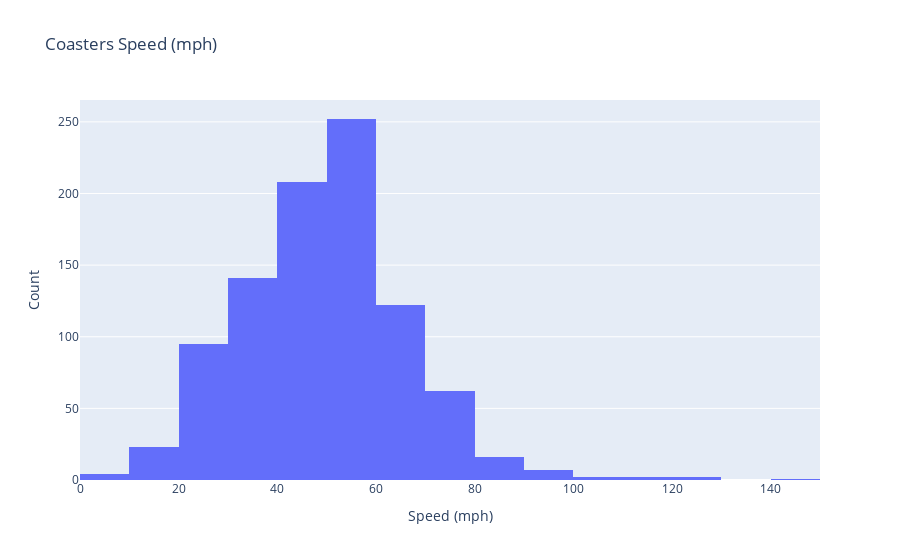

The notebook cell this image was saved under:
### Code cell
#to have a clear view of distributions
fig = px.histogram(df, x='Speed_mph', nbins=20, title='Coasters Speed (mph)')
fig.update_layout(xaxis_title='Speed (mph)', yaxis_title='Count')
fig.show()

### Figure 1 — Plotly figure (JSON) as saved in the notebook; plotly's stock layout.template omitted (floating-point values rounded to 4 significant figures; data arrays with more than 128 entries replaced by an {"elided": "..."} marker saying what was removed)
{"data": [{"alignmentgroup": "True", "bingroup": "x", "hovertemplate": "Speed_mph=%{x}<br>count=%{y}<extra></extra>", "legendgroup": "", "marker": {"color": "#636efa", "pattern": {"shape": ""}}, "name": "", "nbinsx": 20, "offsetgroup": "", "orientation": "v", "showlegend": false, "type": "histogram", "x": {"elided": "1087 float values"}, "xaxis": "x", "yaxis": "y"}], "layout": {"barmode": "relative", "legend": {"tracegroupgap": 0}, "title": {"text": "Coasters Speed (mph)"}, "xaxis": {"anchor": "y", "domain": [0, 1], "title": {"text": "Speed (mph)"}}, "yaxis": {"anchor": "x", "domain": [0, 1], "title": {"text": "Count"}}}}
